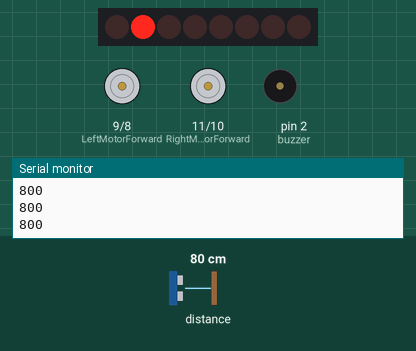
A sketch run on a simulated Arduino Uno, built with avr-gcc and run on an emulated ATmega328P. Shown: 8 shift-register outputs drawn as a row of LEDs (first output left, lit = HIGH), motor-driver pin pairs drawn as motors (green arrow = first pin HIGH = forward, orange = second pin HIGH = backward, longer = more drive), buzzer (waves = sounding), the last lines printed to the serial monitor. Wiring (inferred from the names in the program): shift register (74HC595): data pin 4; shift clock pin 6; latch pin 5. Wiring (inferred from the signals the program sends): row of LEDs: on Q0, Q1, Q2, Q3, Q4, Q5, Q6, Q7. The test bench sets the inputs (shaded band); at power-on: distance to the obstacle 80 cm.

Above: at 1.2 s.
1.3 s: distance to the obstacle set to 12 cm
At 1.76 s:
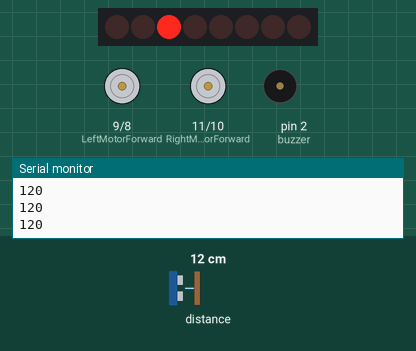
4.3 s: distance to the obstacle set to 9 cm
7.3 s: distance to the obstacle set to 18 cm
At 9.7 s:
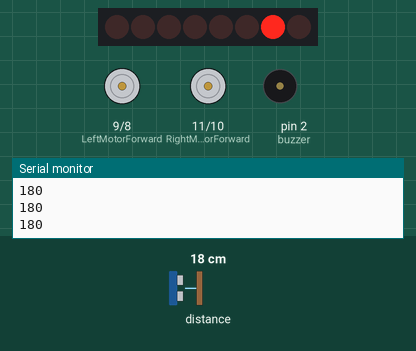
10.1 s: distance to the obstacle set to 2 cm
13.1 s: distance to the obstacle set to 35 cm
At 15.17 s:
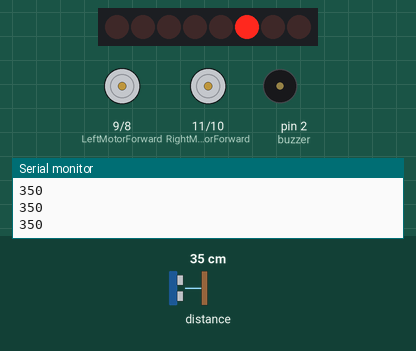
16.1 s: distance to the obstacle set to 4 cm
At 19.1 s:
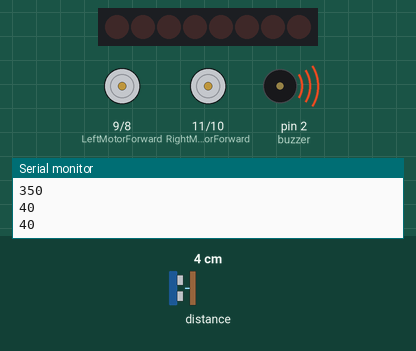
Timing chart, 0 to 28.2 s (numbered marks = the images above; inputs shaded):
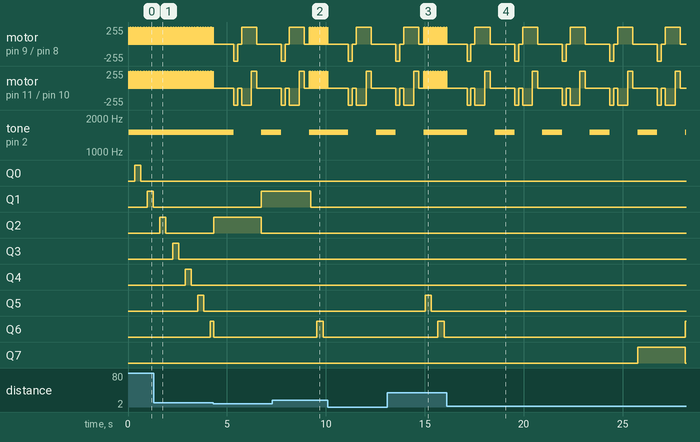

The sketch:

Obstacle-Avoiding-Shift-Register.ino
```cpp
#include <VL53L0X.h>
#include <Wire.h>

const int buzzer = 2; //Constante armazenando o número do pino que vamos utilizar

const int LeftMotorForward = 9;
const int LeftMotorBackward = 8;
const int RightMotorForward = 11;
const int RightMotorBackward = 10;


VL53L0X sensor;

int latchPin = 5;  // Latch pin of 74HC595 is connected to Digital pin 5
int clockPin = 6; // Clock pin of 74HC595 is connected to Digital pin 6
int dataPin = 4;  // Data pin of 74HC595 is connected to Digital pin 4

byte leds = 0;    // Variable to hold the pattern of which LEDs are currently turned on or off

#define LEFT_SENSOR_PIN 2
#define RIGHT_SENSOR_PIN 3

short left_sensor;
short right_sensor;

int distance = 100;

void setup()
{

  Serial.begin(9600);

  // Set all the pins of 74HC595 as OUTPUT
  pinMode(latchPin, OUTPUT);
  pinMode(dataPin, OUTPUT);
  pinMode(clockPin, OUTPUT);
  pinMode(buzzer,OUTPUT);

  pinMode(RightMotorForward, OUTPUT);
  pinMode(LeftMotorForward, OUTPUT);
  pinMode(LeftMotorBackward, OUTPUT);
  pinMode(RightMotorBackward, OUTPUT);

  Wire.begin();

  Serial.println("INIT");

  sensor.setTimeout(500);
  if (!sensor.init())
  {
    Serial.println("Failed to detect and initialize sensor!");
    while (1)
    {
    }
  }

  sensor.startContinuous();

}

int countLeds = 0;

void loop()
{
  distance = sensor.readRangeContinuousMillimeters();
  Serial.println(distance);
  if (sensor.timeoutOccurred())
  {
    Serial.print(" TIMEOUT");
  }

  if (distance <= 100){
    moveStop();
    tone(buzzer,1500);
    delay(1000);
    noTone(buzzer);

    moveBackward();
    delay(200);
    moveStop();
    delay(200);
    turnRight();
    delay(270);
    moveStop();
    delay(200);
  }
  else{
    tone(buzzer,1500);
    moveForward();
    delay(8);
  }


  leds = 0;
  updateShiftRegister();

  countLeds++;

  if (countLeds > 15) {
    countLeds = 0;
  }
  bitSet(leds, countLeds);
  updateShiftRegister();

  moveStop();
  delay(1);
  noTone(buzzer);

}


void updateShiftRegister()
{
   digitalWrite(latchPin, LOW);
   shiftOut(dataPin, clockPin, LSBFIRST, leds);
   digitalWrite(latchPin, HIGH);
}


void moveStop(){

  digitalWrite(RightMotorForward, LOW);
  digitalWrite(LeftMotorForward, LOW);
  digitalWrite(RightMotorBackward, LOW);
  digitalWrite(LeftMotorBackward, LOW);
}

void moveForward(){

    digitalWrite(LeftMotorForward, HIGH);
    digitalWrite(RightMotorForward, HIGH);

    digitalWrite(LeftMotorBackward, LOW);
    digitalWrite(RightMotorBackward, LOW);

}

void moveBackward(){


  digitalWrite(LeftMotorBackward, HIGH);
  digitalWrite(RightMotorBackward, HIGH);

  digitalWrite(LeftMotorForward, LOW);
  digitalWrite(RightMotorForward, LOW);

}

void turnRight(){

  digitalWrite(LeftMotorForward, HIGH);
  digitalWrite(RightMotorBackward, HIGH);

  digitalWrite(LeftMotorBackward, LOW);
  digitalWrite(RightMotorForward, LOW);

  delay(500);

  digitalWrite(LeftMotorForward, HIGH);
  digitalWrite(RightMotorForward, HIGH);

  digitalWrite(LeftMotorBackward, LOW);
  digitalWrite(RightMotorBackward, LOW);


}

void turnLeft(){

  digitalWrite(LeftMotorBackward, HIGH);
  digitalWrite(RightMotorForward, HIGH);

  digitalWrite(LeftMotorForward, LOW);
  digitalWrite(RightMotorBackward, LOW);

  delay(500);

  digitalWrite(LeftMotorForward, HIGH);
  digitalWrite(RightMotorForward, HIGH);

  digitalWrite(LeftMotorBackward, LOW);
  digitalWrite(RightMotorBackward, LOW);
}
```

Measured:
- after the input at 16.1 s, tone on pin 2 (buzzer): alternates 1500 Hz for 1.0 s and silent for 1.4 s, starting after 1.0 s
- by itself, tone on pin 2 (buzzer): repeats every 0.04 s: 1500 Hz 0.01 s, silent 0.03 s
- by itself, motor on pin 9 (LeftMotorForward) / pin 8 (LeftMotorBackward): repeats every 2.4 s: stopped 0.20 s, forward 255/255 0.77 s, stopped 1.2 s, backward 255/255 0.20 s
- by itself, motor on pin 11 (RightMotorForward) / pin 10 (RightMotorBackward): repeats every 2.4 s: stopped 0.20 s, backward 255/255 0.50 s, forward 255/255 0.27 s, stopped 1.2 s, backward 255/255 0.20 s
